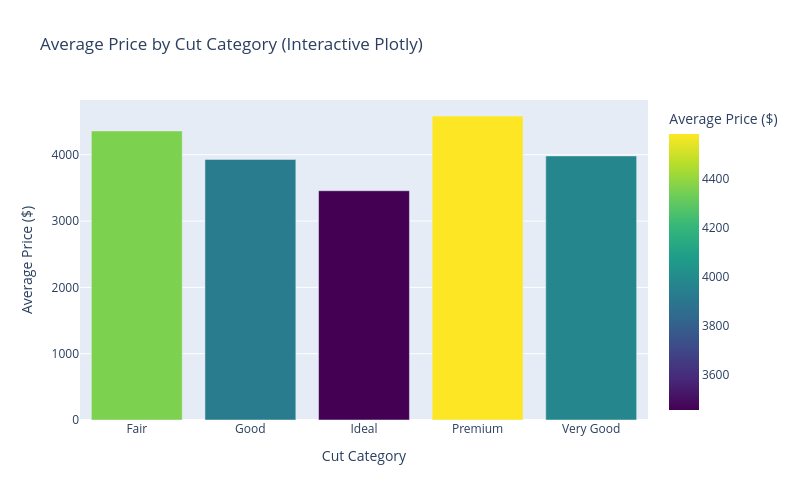

The code cell stored with this chart in its notebook:
### Markdown cell above
### Bonus 5: Average Price by Cut using Plotly (Interactive)

### Code cell
# Calculate average price by cut
avg_price_cut_df = diamonds.groupby('cut')['price'].mean().reset_index()
avg_price_cut_df.columns = ['cut', 'avg_price']

# Create interactive bar chart using Plotly
fig = px.bar(
    avg_price_cut_df, 
    x='cut', 
    y='avg_price',
    labels={'cut': 'Cut Category', 'avg_price': 'Average Price ($)'},
    title='Average Price by Cut Category (Interactive Plotly)',
    color='avg_price',
    color_continuous_scale='Viridis'
)

fig.update_layout(
    xaxis_title='Cut Category',
    yaxis_title='Average Price ($)',
    width=800,
    height=500
)

fig.show()

### Figure 1 — Plotly figure (JSON) as saved in the notebook; plotly's stock layout.template omitted (floating-point values rounded to 4 significant figures)
{"data": [{"hovertemplate": "Cut Category=%{x}<br>Average Price ($)=%{marker.color}<extra></extra>", "legendgroup": "", "marker": {"color": [4359.0, 3929.0, 3458.0, 4584.0, 3982.0], "coloraxis": "coloraxis", "pattern": {"shape": ""}}, "name": "", "orientation": "v", "showlegend": false, "textposition": "auto", "type": "bar", "x": ["Fair", "Good", "Ideal", "Premium", "Very Good"], "xaxis": "x", "y": [4359.0, 3929.0, 3458.0, 4584.0, 3982.0], "yaxis": "y"}], "layout": {"barmode": "relative", "coloraxis": {"colorbar": {"title": {"text": "Average Price ($)"}}, "colorscale": [[0, "#440154"], [0.1111, "#482878"], [0.2222, "#3e4989"], [0.3333, "#31688e"], [0.4444, "#26828e"], [0.5556, "#1f9e89"], [0.6667, "#35b779"], [0.7778, "#6ece58"], [0.8889, "#b5de2b"], [1, "#fde725"]]}, "height": 500, "legend": {"tracegroupgap": 0}, "title": {"text": "Average Price by Cut Category (Interactive Plotly)"}, "width": 800, "xaxis": {"anchor": "y", "domain": [0, 1], "title": {"text": "Cut Category"}}, "yaxis": {"anchor": "x", "domain": [0, 1], "title": {"text": "Average Price ($)"}}}}
